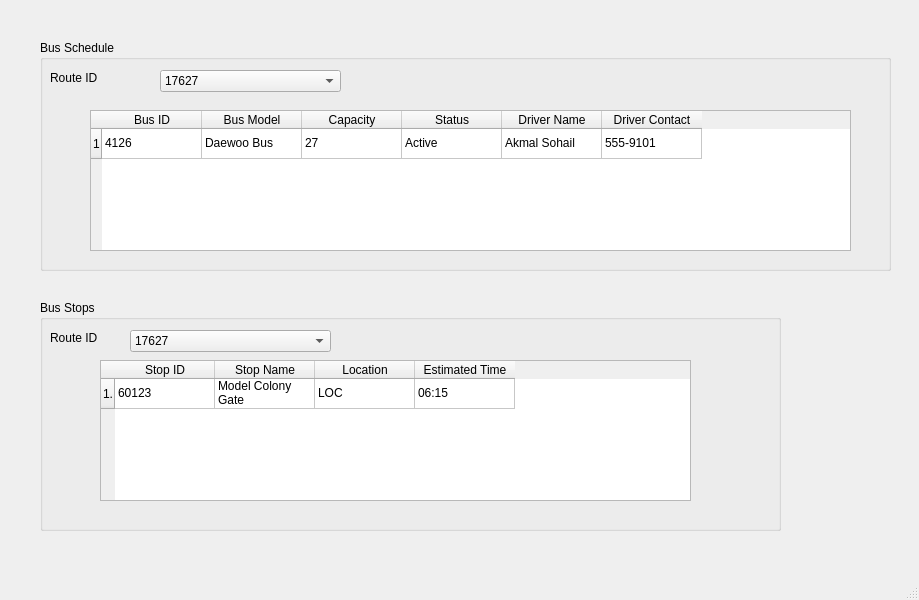
<?xml version="1.0" encoding="UTF-8"?>
<ui version="4.0">
 <class>MainWindow</class>
 <widget class="QMainWindow" name="MainWindow">
  <property name="geometry">
   <rect>
    <x>0</x>
    <y>0</y>
    <width>919</width>
    <height>600</height>
   </rect>
  </property>
  <property name="windowTitle">
   <string>Passenger Dashboard</string>
  </property>
  <widget class="QWidget" name="centralwidget">
   <widget class="QGroupBox" name="groupBox">
    <property name="geometry">
     <rect>
      <x>40</x>
      <y>40</y>
      <width>851</width>
      <height>231</height>
     </rect>
    </property>
    <property name="title">
     <string>Bus Schedule</string>
    </property>
    <widget class="QComboBox" name="comboBox">
     <property name="geometry">
      <rect>
       <x>120</x>
       <y>30</y>
       <width>181</width>
       <height>22</height>
      </rect>
     </property>
     <item>
      <property name="text">
       <string>17627</string>
      </property>
     </item>
    </widget>
    <widget class="QLabel" name="label">
     <property name="geometry">
      <rect>
       <x>10</x>
       <y>30</y>
       <width>55</width>
       <height>16</height>
      </rect>
     </property>
     <property name="text">
      <string>Route ID</string>
     </property>
    </widget>
    <widget class="QTableWidget" name="tableWidget">
     <property name="geometry">
      <rect>
       <x>50</x>
       <y>70</y>
       <width>761</width>
       <height>141</height>
      </rect>
     </property>
     <row>
      <property name="text">
       <string>1</string>
      </property>
     </row>
     <column>
      <property name="text">
       <string>Bus ID</string>
      </property>
     </column>
     <column>
      <property name="text">
       <string>Bus Model</string>
      </property>
     </column>
     <column>
      <property name="text">
       <string>Capacity</string>
      </property>
     </column>
     <column>
      <property name="text">
       <string>Status</string>
      </property>
     </column>
     <column>
      <property name="text">
       <string>Driver Name</string>
      </property>
     </column>
     <column>
      <property name="text">
       <string>Driver Contact</string>
      </property>
     </column>
     <item row="0" column="0">
      <property name="text">
       <string>4126</string>
      </property>
     </item>
     <item row="0" column="1">
      <property name="text">
       <string>Daewoo Bus</string>
      </property>
     </item>
     <item row="0" column="2">
      <property name="text">
       <string>27</string>
      </property>
     </item>
     <item row="0" column="3">
      <property name="text">
       <string>Active</string>
      </property>
     </item>
     <item row="0" column="4">
      <property name="text">
       <string>Akmal Sohail</string>
      </property>
     </item>
     <item row="0" column="5">
      <property name="text">
       <string>555-9101</string>
      </property>
     </item>
    </widget>
   </widget>
   <widget class="QGroupBox" name="groupBox_2">
    <property name="geometry">
     <rect>
      <x>40</x>
      <y>300</y>
      <width>741</width>
      <height>231</height>
     </rect>
    </property>
    <property name="title">
     <string>Bus Stops</string>
    </property>
    <widget class="QComboBox" name="comboBox_2">
     <property name="geometry">
      <rect>
       <x>90</x>
       <y>30</y>
       <width>201</width>
       <height>22</height>
      </rect>
     </property>
     <item>
      <property name="text">
       <string>17627</string>
      </property>
     </item>
    </widget>
    <widget class="QLabel" name="label_2">
     <property name="geometry">
      <rect>
       <x>10</x>
       <y>30</y>
       <width>55</width>
       <height>16</height>
      </rect>
     </property>
     <property name="text">
      <string>Route ID</string>
     </property>
    </widget>
    <widget class="QTableWidget" name="tableWidget_2">
     <property name="geometry">
      <rect>
       <x>60</x>
       <y>60</y>
       <width>591</width>
       <height>141</height>
      </rect>
     </property>
     <row>
      <property name="text">
       <string>1.</string>
      </property>
     </row>
     <column>
      <property name="text">
       <string>Stop ID</string>
      </property>
     </column>
     <column>
      <property name="text">
       <string>Stop Name</string>
      </property>
     </column>
     <column>
      <property name="text">
       <string>Location</string>
      </property>
     </column>
     <column>
      <property name="text">
       <string>Estimated Time</string>
      </property>
     </column>
     <item row="0" column="0">
      <property name="text">
       <string>60123</string>
      </property>
     </item>
     <item row="0" column="1">
      <property name="text">
       <string>Model Colony Gate</string>
      </property>
     </item>
     <item row="0" column="2">
      <property name="text">
       <string>LOC</string>
      </property>
     </item>
     <item row="0" column="3">
      <property name="text">
       <string>06:15</string>
      </property>
     </item>
    </widget>
   </widget>
  </widget>
  <widget class="QMenuBar" name="menubar">
   <property name="geometry">
    <rect>
     <x>0</x>
     <y>0</y>
     <width>919</width>
     <height>26</height>
    </rect>
   </property>
  </widget>
  <widget class="QStatusBar" name="statusbar"/>
 </widget>
 <resources/>
 <connections/>
</ui>
